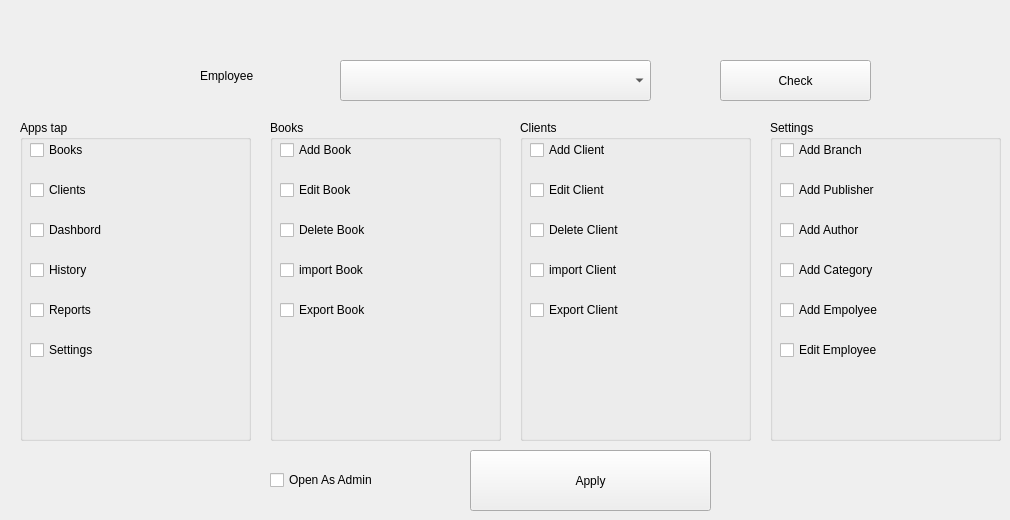
      <widget class="QWidget" name="tab_33">
       <attribute name="title">
        <string>Add User Permisions</string>
       </attribute>
       <widget class="QComboBox" name="comboBox_27">
        <property name="geometry">
         <rect>
          <x>340</x>
          <y>60</y>
          <width>311</width>
          <height>41</height>
         </rect>
        </property>
       </widget>
       <widget class="QLabel" name="label_53">
        <property name="geometry">
         <rect>
          <x>200</x>
          <y>60</y>
          <width>111</width>
          <height>31</height>
         </rect>
        </property>
        <property name="text">
         <string>Employee</string>
        </property>
       </widget>
       <widget class="QPushButton" name="pushButton_10">
        <property name="geometry">
         <rect>
          <x>470</x>
          <y>450</y>
          <width>241</width>
          <height>61</height>
         </rect>
        </property>
        <property name="text">
         <string>Apply</string>
        </property>
       </widget>
       <widget class="QPushButton" name="pushButton_11">
        <property name="geometry">
         <rect>
          <x>720</x>
          <y>60</y>
          <width>151</width>
          <height>41</height>
         </rect>
        </property>
        <property name="text">
         <string>Check</string>
        </property>
       </widget>
       <widget class="QGroupBox" name="groupBox_12">
        <property name="geometry">
         <rect>
          <x>20</x>
          <y>120</y>
          <width>231</width>
          <height>321</height>
         </rect>
        </property>
        <property name="title">
         <string>Apps tap</string>
        </property>
        <widget class="QCheckBox" name="checkBox_11">
         <property name="geometry">
          <rect>
           <x>10</x>
           <y>140</y>
           <width>81</width>
           <height>20</height>
          </rect>
         </property>
         <property name="text">
          <string>History</string>
         </property>
        </widget>
        <widget class="QCheckBox" name="checkBox_10">
         <property name="geometry">
          <rect>
           <x>10</x>
           <y>180</y>
           <width>81</width>
           <height>20</height>
          </rect>
         </property>
         <property name="text">
          <string>Reports</string>
         </property>
        </widget>
        <widget class="QCheckBox" name="checkBox_12">
         <property name="geometry">
          <rect>
           <x>10</x>
           <y>220</y>
           <width>81</width>
           <height>20</height>
          </rect>
         </property>
         <property name="text">
          <string>Settings</string>
         </property>
        </widget>
        <widget class="QCheckBox" name="checkBox_7">
         <property name="geometry">
          <rect>
           <x>10</x>
           <y>60</y>
           <width>81</width>
           <height>20</height>
          </rect>
         </property>
         <property name="text">
          <string>Clients</string>
         </property>
        </widget>
        <widget class="QCheckBox" name="checkBox_8">
         <property name="geometry">
          <rect>
           <x>10</x>
           <y>20</y>
           <width>81</width>
           <height>20</height>
          </rect>
         </property>
         <property name="text">
          <string>Books</string>
         </property>
        </widget>
        <widget class="QCheckBox" name="checkBox_9">
         <property name="geometry">
          <rect>
           <x>10</x>
           <y>100</y>
           <width>81</width>
           <height>20</height>
          </rect>
         </property>
         <property name="text">
          <string>Dashbord </string>
         </property>
        </widget>
       </widget>
       <widget class="QGroupBox" name="groupBox_13">
        <property name="geometry">
         <rect>
          <x>270</x>
          <y>120</y>
          <width>231</width>
          <height>321</height>
         </rect>
        </property>
        <property name="title">
         <string>Books</string>
        </property>
        <widget class="QCheckBox" name="checkBox_2">
         <property name="geometry">
          <rect>
           <x>10</x>
           <y>60</y>
           <width>111</width>
           <height>20</height>
          </rect>
         </property>
         <property name="text">
          <string>Edit Book</string>
         </property>
        </widget>
        <widget class="QCheckBox" name="checkBox">
         <property name="geometry">
          <rect>
           <x>10</x>
           <y>20</y>
           <width>121</width>
           <height>20</height>
          </rect>
         </property>
         <property name="text">
          <string>Add Book</string>
         </property>
        </widget>
        <widget class="QCheckBox" name="checkBox_3">
         <property name="geometry">
          <rect>
           <x>10</x>
           <y>100</y>
           <width>121</width>
           <height>20</height>
          </rect>
         </property>
         <property name="text">
          <string>Delete Book </string>
         </property>
        </widget>
        <widget class="QCheckBox" name="checkBox_27">
         <property name="geometry">
          <rect>
           <x>10</x>
           <y>180</y>
           <width>111</width>
           <height>20</height>
          </rect>
         </property>
         <property name="text">
          <string>Export Book</string>
         </property>
        </widget>
        <widget class="QCheckBox" name="checkBox_28">
         <property name="geometry">
          <rect>
           <x>10</x>
           <y>140</y>
           <width>121</width>
           <height>20</height>
          </rect>
         </property>
         <property name="text">
          <string>import Book</string>
         </property>
        </widget>
       </widget>
       <widget class="QGroupBox" name="groupBox_14">
        <property name="geometry">
         <rect>
          <x>520</x>
          <y>120</y>
          <width>231</width>
          <height>321</height>
         </rect>
        </property>
        <property name="title">
         <string>Clients</string>
        </property>
        <widget class="QCheckBox" name="checkBox_36">
         <property name="geometry">
          <rect>
           <x>10</x>
           <y>180</y>
           <width>111</width>
           <height>20</height>
          </rect>
         </property>
         <property name="text">
          <string>Export Client</string>
         </property>
        </widget>
        <widget class="QCheckBox" name="checkBox_37">
         <property name="geometry">
          <rect>
           <x>10</x>
           <y>140</y>
           <width>121</width>
           <height>20</height>
          </rect>
         </property>
         <property name="text">
          <string>import Client</string>
         </property>
        </widget>
        <widget class="QCheckBox" name="checkBox_6">
         <property name="geometry">
          <rect>
           <x>10</x>
           <y>100</y>
           <width>111</width>
           <height>20</height>
          </rect>
         </property>
         <property name="text">
          <string>Delete Client</string>
         </property>
        </widget>
        <widget class="QCheckBox" name="checkBox_5">
         <property name="geometry">
          <rect>
           <x>10</x>
           <y>20</y>
           <width>121</width>
           <height>20</height>
          </rect>
         </property>
         <property name="text">
          <string>Add Client</string>
         </property>
        </widget>
        <widget class="QCheckBox" name="checkBox_4">
         <property name="geometry">
          <rect>
           <x>10</x>
           <y>60</y>
           <width>121</width>
           <height>20</height>
          </rect>
         </property>
         <property name="text">
          <string>Edit Client </string>
         </property>
        </widget>
       </widget>
       <widget class="QGroupBox" name="groupBox_15">
        <property name="geometry">
         <rect>
          <x>770</x>
          <y>120</y>
          <width>231</width>
          <height>321</height>
         </rect>
        </property>
        <property name="title">
         <string>Settings</string>
        </property>
        <widget class="QCheckBox" name="checkBox_38">
         <property name="geometry">
          <rect>
           <x>10</x>
           <y>180</y>
           <width>111</width>
           <height>20</height>
          </rect>
         </property>
         <property name="text">
          <string>Add Empolyee</string>
         </property>
        </widget>
        <widget class="QCheckBox" name="checkBox_39">
         <property name="geometry">
          <rect>
           <x>10</x>
           <y>140</y>
           <width>121</width>
           <height>20</height>
          </rect>
         </property>
         <property name="text">
          <string>Add Category</string>
         </property>
        </widget>
        <widget class="QCheckBox" name="checkBox_33">
         <property name="geometry">
          <rect>
           <x>10</x>
           <y>100</y>
           <width>111</width>
           <height>20</height>
          </rect>
         </property>
         <property name="text">
          <string>Add Author</string>
         </property>
        </widget>
        <widget class="QCheckBox" name="checkBox_34">
         <property name="geometry">
          <rect>
           <x>10</x>
           <y>20</y>
           <width>121</width>
           <height>20</height>
          </rect>
         </property>
         <property name="text">
          <string>Add Branch</string>
         </property>
        </widget>
        <widget class="QCheckBox" name="checkBox_35">
         <property name="geometry">
          <rect>
           <x>10</x>
           <y>60</y>
           <width>121</width>
           <height>20</height>
          </rect>
         </property>
         <property name="text">
          <string>Add Publisher</string>
         </property>
        </widget>
        <widget class="QCheckBox" name="checkBox_40">
         <property name="geometry">
          <rect>
           <x>10</x>
           <y>220</y>
           <width>111</width>
           <height>20</height>
          </rect>
         </property>
         <property name="text">
          <string>Edit Employee</string>
         </property>
        </widget>
       </widget>
       <widget class="QCheckBox" name="checkBox_41">
        <property name="geometry">
         <rect>
          <x>270</x>
          <y>470</y>
          <width>171</width>
          <height>20</height>
         </rect>
        </property>
        <property name="text">
         <string>Open As Admin</string>
        </property>
       </widget>
      </widget>
